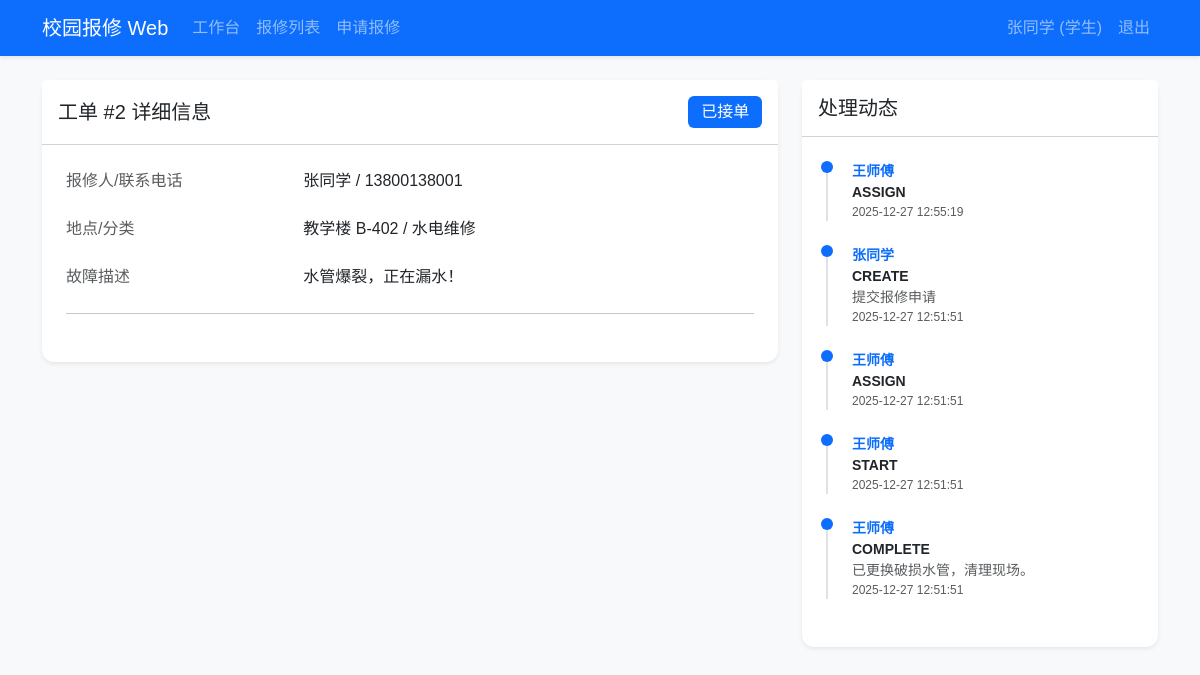
/repairs/2 (signed in), run on the app's committed database.
### tables this page shows
CREATE TABLE repairs (
    id INTEGER PRIMARY KEY AUTOINCREMENT,
    creator_id INTEGER NOT NULL,
    contact_name TEXT NOT NULL,
    contact_phone TEXT NOT NULL,
    location TEXT NOT NULL,
    category TEXT NOT NULL,
    content TEXT NOT NULL,
    image_path TEXT,
    status TEXT DEFAULT 'NEW', -- 'NEW', 'ASSIGNED', 'IN_PROGRESS', 'DONE', 'CANCELED'
    urgency_level INTEGER DEFAULT 1, -- 1: 低, 2: 中, 3: 高
    assignee_id INTEGER,
    created_at TIMESTAMP DEFAULT CURRENT_TIMESTAMP,
    updated_at TIMESTAMP DEFAULT CURRENT_TIMESTAMP,
    FOREIGN KEY (creator_id) REFERENCES users (id),
    FOREIGN KEY (assignee_id) REFERENCES users (id)
);

CREATE TABLE repair_logs (
    id INTEGER PRIMARY KEY AUTOINCREMENT,
    repair_id INTEGER NOT NULL,
    actor_id INTEGER NOT NULL,
    action TEXT NOT NULL,
    note TEXT,
    from_status TEXT,
    to_status TEXT,
    created_at TIMESTAMP DEFAULT CURRENT_TIMESTAMP,
    FOREIGN KEY (repair_id) REFERENCES repairs (id),
    FOREIGN KEY (actor_id) REFERENCES users (id)
);

CREATE TABLE users (
    id INTEGER PRIMARY KEY AUTOINCREMENT,
    username TEXT UNIQUE NOT NULL,
    password TEXT NOT NULL,
    role TEXT NOT NULL, -- 'student' 或 'worker'
    name TEXT NOT NULL,
    phone TEXT,
    created_at TIMESTAMP DEFAULT CURRENT_TIMESTAMP
);

### app.py (the view)
@app.route('/repairs/<int:id>')
@login_required
def repairs_detail(id):
    repair = query_db("SELECT * FROM repairs WHERE id = ?", [id], one=True)
    if not repair:
        flash('工单不存在', 'danger')
        return redirect(url_for('repairs_list'))
    logs = query_db("SELECT l.*, u.name as actor_name FROM repair_logs l JOIN users u ON l.actor_id = u.id WHERE l.repair_id = ? ORDER BY l.created_at DESC", [id])
    return render_template('repairs_detail.html', repair=repair, logs=logs)

### app.py (called while the page is built)
def get_db():
    db = getattr(g, '_database', None)
    if db is None:
        db = g._database = sqlite3.connect(DATABASE)
        db.row_factory = sqlite3.Row
    return db

@app.teardown_appcontext
def close_connection(exception):
    db = getattr(g, '_database', None)
    if db is not None:
        db.close()

def query_db(query, args=(), one=False):
    cur = get_db().execute(query, args)
    rv = cur.fetchall()
    cur.close()
    return (rv[0] if rv else None) if one else rv

def login_required(f):
    from functools import wraps
    @wraps(f)
    def decorated_function(*args, **kwargs):
        if 'user_id' not in session:
            flash('请先登录', 'warning')
            return redirect(url_for('login'))
        return f(*args, **kwargs)
    return decorated_function

### templates/repairs_detail.html (shortened to what this page needs)
{% extends 'base.html' %}
{% block content %}
<div class="row g-4">
    <div class="col-md-8">
        <div class="card shadow-sm border-0 mb-4">
            <div class="card-header bg-white py-3 d-flex justify-content-between align-items-center">
                <h5 class="mb-0">工单 #{{ repair.id }} 详细信息</h5>
                {% set status_text = {'NEW': '待接单', 'ASSIGNED': '已接单', 'IN_PROGRESS': '处理中', 'DONE': '已完成', 'CANCELED': '已取消'} %}
                <span class="badge bg-primary fs-6">{{ status_text[repair.status] }}</span>
            </div>
            <div class="card-body p-4">
                <div class="row mb-4">
                    <div class="col-sm-4 text-muted">报修人/联系电话</div>
                    <div class="col-sm-8">{{ repair.contact_name }} / {{ repair.contact_phone }}</div>
                </div>
                <div class="row mb-4">
                    <div class="col-sm-4 text-muted">地点/分类</div>
                    <div class="col-sm-8">{{ repair.location }} / {{ repair.category }}</div>
                </div>
                <div class="row mb-4">
                    <div class="col-sm-4 text-muted">故障描述</div>
                    <div class="col-sm-8 text-break">{{ repair.content }}</div>
                </div>
                <hr>
            </div>
        </div>
    </div>
    <div class="col-md-4">
        <div class="card shadow-sm border-0">
            <div class="card-header bg-white py-3">
                <h5 class="mb-0">处理动态</h5>
            </div>
            <div class="card-body p-4">
                <div class="timeline">
                    {% for log in logs %}
                    <div class="mb-4 position-relative ps-4 border-start border-2">
                        <div class="position-absolute start-0 top-0 translate-middle-x bg-primary rounded-circle" style="width:12px; height:12px; margin-left:-1px;"></div>
                        <div class="fw-bold small text-primary">{{ log.actor_name }}</div>
                        <div class="small fw-bold">{{ log.action }}</div>
                        <div class="text-muted small">{{ log.note }}</div>
                        <div class="text-muted" style="font-size: 0.75rem;">{{ log.created_at }}</div>
                    </div>
                    {% endfor %}
                </div>
            </div>
        </div>
    </div>
</div>
{% endblock %}

### static/css/style.css (style rules this page uses)
body { font-family: 'PingFang SC', 'Hiragino Sans GB', 'Microsoft YaHei', sans-serif; }
.card { border-radius: 12px; }
.badge { padding: 0.5em 0.8em; font-weight: 500; }
.timeline .border-start { border-color: #dee2e6 !important; }

### data on the page
repairs: id "2", status "已接单", contact_name "张同学", contact_phone "13800138001", location "教学楼 B-402", category "水电维修", content "水管爆裂，正在漏水！"
repair_logs: actor_name "王师傅", action "ASSIGN", created_at "2025-12-27 12:55:19"
repair_logs: actor_name "张同学", action "CREATE", note "提交报修申请", created_at "2025-12-27 12:51:51"
repair_logs: actor_name "王师傅", action "ASSIGN", created_at "2025-12-27 12:51:51"
repair_logs: actor_name "王师傅", action "START", created_at "2025-12-27 12:51:51"
repair_logs: actor_name "王师傅", action "COMPLETE", note "已更换破损水管，清理现场。", created_at "2025-12-27 12:51:51"

### other printed values
{{ session.name }} "张同学"
{{ '学生' if session.role == 'student' else '维修员' }} "学生"
